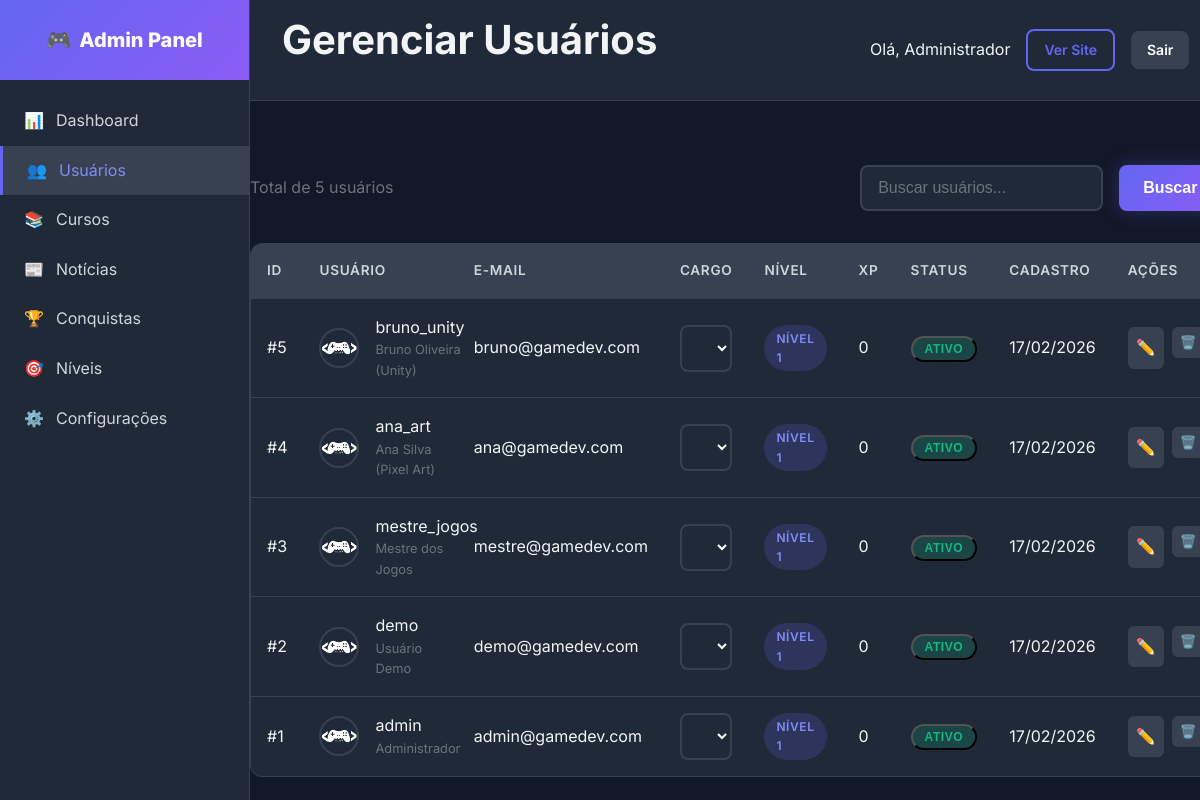
Screenshot of /admin/users/users.php (signed in) with the database file from the repository.
### tables this page shows
CREATE TABLE `users` (
    `id`                        INT UNSIGNED       NOT NULL AUTO_INCREMENT,
    `name`                      VARCHAR(100)       NOT NULL                          COMMENT 'Nome de exibição',
    `full_name`                 VARCHAR(200)       DEFAULT NULL                      COMMENT 'Nome completo',
    `first_name`                VARCHAR(100)       DEFAULT NULL                      COMMENT 'Primeiro nome',
    `last_name`                 VARCHAR(100)       DEFAULT NULL                      COMMENT 'Sobrenome',
    `username`                  VARCHAR(50)        NOT NULL                          COMMENT 'Username único',
    `email`                     VARCHAR(150)       NOT NULL                          COMMENT 'Email único para login',
    `password`                  VARCHAR(255)       NOT NULL                          COMMENT 'Hash bcrypt da senha',
    `role`                      ENUM('student','instructor','admin','super_admin')
                                                   NOT NULL DEFAULT 'student'        COMMENT 'Papel do usuário',
    `avatar`                    VARCHAR(500)       DEFAULT NULL                      COMMENT 'URL da foto de perfil',
    `bio`                       TEXT               DEFAULT NULL                      COMMENT 'Biografia',
    `phone`                     VARCHAR(20)        DEFAULT NULL                      COMMENT 'Telefone com DDD',
    `website`                   VARCHAR(255)       DEFAULT NULL                      COMMENT 'Site pessoal',
    `social_github`             VARCHAR(255)       DEFAULT NULL,
    `social_linkedin`           VARCHAR(255)       DEFAULT NULL,
    `social_twitter`            VARCHAR(255)       DEFAULT NULL,
    `social_youtube`            VARCHAR(255)       DEFAULT NULL,
    `specialization`            VARCHAR(255)       DEFAULT NULL                      COMMENT 'Área de especialização',
    `total_points`              INT UNSIGNED       NOT NULL DEFAULT 0                COMMENT 'Cache pontos gamificação',
    `xp_total`                  INT UNSIGNED       NOT NULL DEFAULT 0                COMMENT 'XP total do usuário',
    `coins`                     INT UNSIGNED       NOT NULL DEFAULT 0                COMMENT 'Moedas do usuário',
    `level`                     INT UNSIGNED       NOT NULL DEFAULT 1                COMMENT 'Nível atual do usuário',
    `streak_days`               INT UNSIGNED       NOT NULL DEFAULT 0                COMMENT 'Dias seguidos de atividade',
    `last_activity`             DATE               DEFAULT NULL                      COMMENT 'Data da última atividade',
    `email_verified_at`         TIMESTAMP          NULL DEFAULT NULL,
    `email_verification_token`  VARCHAR(100)       DEFAULT NULL,
    `password_reset_token`      VARCHAR(100)       DEFAULT NULL,
    `password_reset_expires`    TIMESTAMP          NULL DEFAULT NULL,
    `two_factor_secret`         VARCHAR(255)       DEFAULT NULL,
    `two_factor_enabled`        TINYINT(1)         NOT NULL DEFAULT 0,
    `last_login_at`             TIMESTAMP          NULL DEFAULT NULL,
    `last_login_ip`             VARCHAR(45)        DEFAULT NULL,
    `is_active`                 TINYINT(1)         NOT NULL DEFAULT 1,
    `status`                    ENUM('active','inactive','banned','pending')
                                                   NOT NULL DEFAULT 'active'        COMMENT 'Status do usuário',
    `preferences`               JSON               DEFAULT NULL,
    `created_at`                TIMESTAMP          NOT NULL DEFAULT CURRENT_TIMESTAMP,
    `updated_at`                TIMESTAMP          NOT NULL DEFAULT CURRENT_TIMESTAMP ON UPDATE CURRENT_TIMESTAMP,

    PRIMARY KEY (`id`),
    UNIQUE KEY `uk_users_email` (`email`),
    UNIQUE KEY `uk_users_username` (`username`),
    KEY `idx_users_role` (`role`),
    KEY `idx_users_active` (`is_active`),
    KEY `idx_users_status` (`status`),
    KEY `idx_users_created` (`created_at`),
    KEY `idx_users_points` (`total_points` DESC)
);

### includes/functions.php (called while the page is built, shortened)
<?php
if (!function_exists('url')) {
    function url(string $path = ''): string {
        $baseUrl = defined('BASE_URL') ? BASE_URL : 'http://localhost/gamedev-academy/';
        return rtrim($baseUrl, '/') . '/' . ltrim($path, '/');
    }
}
if (!function_exists('asset')) {
    function asset(string $path): string {
        $path = ltrim($path, '/');
        $protocol = (!empty($_SERVER['HTTPS']) && $_SERVER['HTTPS'] === 'on') ? 'https://' : 'http://';
        $host = $_SERVER['HTTP_HOST'] ?? 'localhost';
        $scriptName = $_SERVER['SCRIPT_NAME'];
        $pathParts = explode('/', trim($scriptName, '/'));
        $projectFolder = $pathParts[0] ?? '';
        if (!empty($projectFolder) && $projectFolder !== 'index.php') {
            return $protocol . $host . '/' . $projectFolder . '/assets/' . $path;
        }
        return $protocol . $host . '/assets/' . $path;
    }
}
if (!function_exists('escape')) {
    function escape(?string $string): string {
        return htmlspecialchars($string, ENT_QUOTES | ENT_HTML5, 'UTF-8');
    }
}
if (!function_exists('formatDate')) {
    function formatDate(?string $date, string $format = 'd/m/Y'): string {
        $timestamp = is_numeric($date) ? $date : strtotime($date);
        return date($format, $timestamp);
    }
}
if (!function_exists('getUserAvatar')) {
    function getUserAvatar(?string $avatar = null, string $username = '', int $size = 200): string {
        return asset('images/avatars/default.png');
    }
}
if (!function_exists('getAvatar')) {
    function getAvatar(?string $avatar = null, string $username = ''): string {
        return getUserAvatar($avatar, $username);
    }
}
?>

### classes/Database.php (called while the page is built, shortened)
<?php
class Database {
    private static $instance = null;
    private $pdo;
    private function __construct() {
        try {
            $dsn = "mysql:host=" . DB_HOST . ";dbname=" . DB_NAME . ";charset=" . DB_CHARSET;
            $options = [
                PDO::ATTR_ERRMODE => PDO::ERRMODE_EXCEPTION,
                PDO::ATTR_DEFAULT_FETCH_MODE => PDO::FETCH_ASSOC,
                PDO::ATTR_EMULATE_PREPARES => false,
            ];
            $this->pdo = new PDO($dsn, DB_USER, DB_PASS, $options);
        } catch (PDOException $e) {
            die("Erro de conexão: " . $e->getMessage());
        }
    }
    public static function getInstance(): self {
        if (self::$instance === null) {
            self::$instance = new self();
        }
        return self::$instance;
    }
    public function query(string $sql, array $params = []): PDOStatement {
        $stmt = $this->pdo->prepare($sql);
        $stmt->execute($params);
        return $stmt;
    }
    public function fetch(string $sql, array $params = []): ?array {
        return $this->query($sql, $params)->fetch() ?: null;
    }
    public function fetchAll(string $sql, array $params = []): array {
        return $this->query($sql, $params)->fetchAll();
    }
}

### classes/Auth.php (called while the page is built, shortened)
<?php
require_once __DIR__ . '/Database.php';
require_once __DIR__ . '/User.php';
class Auth {
    private $user;
    public function __construct() {
        $this->user = new User();
    }
    public function isLoggedIn(): bool {
        if (isset($_SESSION['user_id'])) {
            return true;
        }
        return false;
    }
    public function getCurrentUser(): ?array {
        return $this->user->find($_SESSION['user_id']);
    }
    public function isAdmin(): bool {
        $user = $this->getCurrentUser();
        return $user && $user['role'] === 'admin';
    }
    public function requireAdmin(): void {
        if (!$this->isAdmin()) {
            header('Location: ' . SITE_URL . '/user/');
            exit;
        }
    }
}

### classes/User.php (called while the page is built, shortened)
<?php
class User {
    private $db;
    public function __construct() {
        $this->db = Database::getInstance();
    }
    public function find(int $id): ?array {
        return $this->db->fetch("SELECT * FROM users WHERE id = ?", [$id]);
    }
    public function getAll(int $limit = 50, int $offset = 0): array {
        return $this->db->fetchAll(
            "SELECT * FROM users ORDER BY created_at DESC LIMIT ? OFFSET ?",
            [$limit, $offset]
        );
    }
    public function count(): int {
        $result = $this->db->fetch("SELECT COUNT(*) as total FROM users");
        return (int) $result['total'];
    }
}

### admin/users/users.php (the view, shortened to what this page needs)
<?php
$pageTitle = 'Gerenciar Usuários';
include '../includes/header.php';
$userModel = new User();
$db = Database::getInstance();
$search = $_GET['search'] ?? '';
$page = max(1, intval($_GET['page'] ?? 1));
$perPage = 20;
$offset = ($page - 1) * $perPage;
if ($search) {
    $users = $db->fetchAll(
        "SELECT * FROM users
         WHERE username LIKE ? OR email LIKE ? OR full_name LIKE ?
         ORDER BY created_at DESC
         LIMIT ? OFFSET ?",
        ["%$search%", "%$search%", "%$search%", $perPage, $offset]
    );
    $total = $db->fetch(
        "SELECT COUNT(*) as total FROM users
         WHERE username LIKE ? OR email LIKE ? OR full_name LIKE ?",
        ["%$search%", "%$search%", "%$search%"]
    )['total'];
} else {
    $users = $userModel->getAll($perPage, $offset);
    $total = $userModel->count();
}
?>
<div class="d-flex justify-between align-center mb-4">
    <div>
        <p class="text-muted">Total de <?= $total ?> usuários</p>
    </div>
    <form method="GET" class="d-flex gap-2">
        <input type="text" name="search" class="form-control input-search-width"
               placeholder="Buscar usuários..."
               value="<?= escape($search) ?>">
        <button type="submit" class="btn btn-primary">Buscar</button>
    </form>
</div>
<div class="admin-table-container">
    <table class="admin-table">
        <thead>
            <tr>
                <th>ID</th>
                <th>Usuário</th>
                <th>E-mail</th>
                <th>Cargo</th>
                <th>Nível</th>
                <th>XP</th>
                <th>Status</th>
                <th>Cadastro</th>
                <th>Ações</th>
            </tr>
        </thead>
        <tbody>
            <?php foreach ($users as $user): ?>
            <tr>
                <td>#<?= $user['id'] ?></td>
                <td>
                    <div class="d-flex align-center gap-2">
                        <img src="<?= getAvatar($user['avatar']) ?>" alt="" class="avatar">
                        <div>
                            <div><?= escape($user['username']) ?></div>
                            <div style="font-size: 0.8rem; color: var(--gray-500);">
                                <?= escape($user['full_name']) ?>
                            </div>
                        </div>
                    </div>
                </td>
                <td><?= escape($user['email']) ?></td>
                <td>
                    <form method="POST" class="d-inline">
                        <select name="role" onchange="this.form.submit()" class="form-control form-select-sm">
                            <option value="student" <?= $user['role'] === 'student' ? 'selected' : '' ?>>Estudante</option>
                            <option value="instructor" <?= $user['role'] === 'instructor' ? 'selected' : '' ?>>Instrutor</option>
                            <option value="admin" <?= $user['role'] === 'admin' ? 'selected' : '' ?>>Admin</option>
                        </select>
                    </form>
                </td>
                <td>
                    <span class="badge badge-primary">Nível <?= $user['level'] ?></span>
                </td>
                <td><?= number_format($user['xp_total']) ?></td>
                <td>
                    <form method="POST" class="d-inline">
                        <?php if ($user['is_active']): ?>
                            <button type="submit" class="badge badge-success btn-unstyled">
                                Ativo
                            </button>
                        <?php else: ?>
                            <button type="submit" class="badge badge-danger btn-unstyled">
                                Inativo
                            </button>
                        <?php endif; ?>
                    </form>
                </td>
                <td><?= formatDate($user['created_at']) ?></td>
                <td>
                    <div class="admin-actions">
                        <a href="<?= url('admin/users/user-edit.php?id=' . $user['id']) ?>"
                           class="btn-action edit" title="Editar">✏️</a>
                        <form method="POST" class="d-inline" onsubmit="return confirm('Tem certeza que deseja excluir este usuário? Esta ação não pode ser desfeita.');">
                            <button type="submit" class="btn-action delete" title="Deletar">🗑️</button>
                        </form>
                    </div>
                </td>
            </tr>
            <?php endforeach; ?>
        </tbody>
    </table>
</div>
<?php include '../includes/footer.php'; ?>

### admin/includes/header.php (shortened to what this page needs)
<?php
require_once __DIR__ . '/../../config/database.php';
require_once __DIR__ . '/../../classes/Database.php';
require_once __DIR__ . '/../../classes/User.php';
require_once __DIR__ . '/../../classes/Auth.php';
require_once __DIR__ . '/../../classes/News.php';
require_once __DIR__ . '/../../includes/functions.php';
require_once __DIR__ . '/../../includes/editorjs-loader.php';
$auth = new Auth();
$auth->requireAdmin();
$currentUser = $auth->getCurrentUser();
?>
<!DOCTYPE html>
<html lang="pt-BR">
<head>
    <link rel="stylesheet" href="<?= asset('css/main.css') ?>">
    <link rel="stylesheet" href="<?= asset('css/admin.css') ?>">
<?php
    if (class_exists('EditorJSLoader')) {
        EditorJSLoader::renderStyles();
    }
?>
</head>
<body>
    <div class="admin-layout">
        <?php include __DIR__ . '/sidebar.php'; ?>
        <main class="admin-main">
            <div class="admin-header">
                <h1><?= $pageTitle ?? 'Dashboard' ?></h1>
                <div class="d-flex align-center gap-2">
                    <span>Olá, <?= escape($currentUser['full_name']) ?></span>
                    <a href="<?= url() ?>" class="btn btn-sm btn-outline">Ver Site</a>
                    <a href="<?= url('logout.php') ?>" class="btn btn-sm btn-secondary">Sair</a>
                </div>
            </div>
            <div class="admin-content"></div>

### rows the page displays
users: full_name "Administrador", id "1", username "admin", email "admin@gamedev.com", role "Admin", level "1", xp_total "0", is_active "ATIVO", created_at "17/02/2026"
users: id "5", username "bruno_unity", full_name "Bruno Oliveira (Unity)", email "bruno@gamedev.com", role "Instrutor", level "1", xp_total "0", is_active "ATIVO", created_at "17/02/2026"
users: id "4", username "ana_art", full_name "Ana Silva (Pixel Art)", email "ana@gamedev.com", role "Instrutor", level "1", xp_total "0", is_active "ATIVO", created_at "17/02/2026"
users: id "3", username "mestre_jogos", full_name "Mestre dos Jogos", email "mestre@gamedev.com", role "Instrutor", level "1", xp_total "0", is_active "ATIVO", created_at "17/02/2026"
users: id "2", username "demo", full_name "Usuário Demo", email "demo@gamedev.com", role "Estudante", level "1", xp_total "0", is_active "ATIVO", created_at "17/02/2026"

### other values shown
$pageTitle "Gerenciar Usuários"
$total "5"
